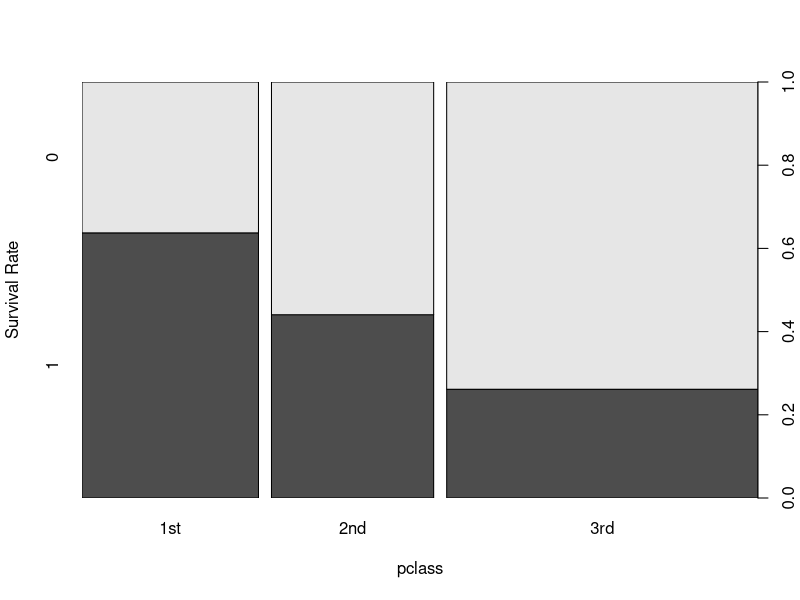
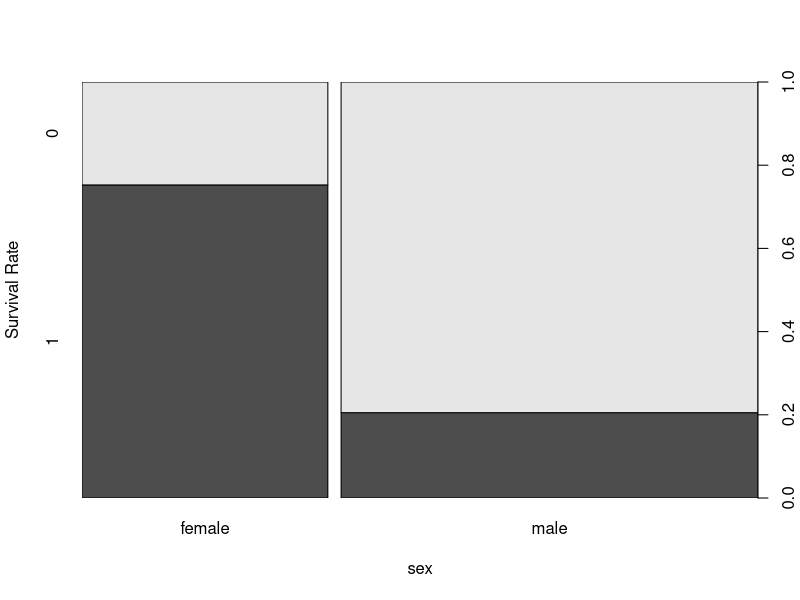

Reproduce these figures in R, in order. (Note: this script raises an error after producing the figures.)
## ---- chunk 1
??titanic

library(earth)

data(etitanic)

?etitanic
## ---- chunk 2
summary(etitanic)

with(etitanic, table(survived))
with(etitanic, table(survived, pclass))

surv_count <- with(etitanic, table(survived))
surv_by_class_count <- with(etitanic, table(survived, pclass))

prop.table(surv_count)
prop.table(surv_by_class_count, margin=1)
prop.table(surv_by_class_count, margin=2)

with(etitanic, plot(pclass, as.factor(survived), xlab="pclass"
                    , ylab="Survival Rate"))

with(etitanic, plot(sex, as.factor(survived), xlab="sex"
                    , ylab="Survival Rate"))
## ---- chunk 3
etitanic$survived_d <- as.factor(ifelse(etitanic$survived == 1, 'Alive', 'Dead'))

etitanic$survived_d <- relevel(etitanic$survived_d, ref='Dead')

summary(etitanic)

table(etitanic$survived)

etitanic2 <- subset(etitanic, select=-c(survived))

summary(etitanic2)
## ---- chunk 4
library(caret)

set.seed(1234)
training <- createDataPartition(etitanic2$survived_d, p = 0.7, list=FALSE)

trainData <- etitanic2[training,]
testData <- etitanic2[-training,]
## ---- chunk 5
fitControl <- trainControl(method="cv", classProbs = TRUE, summaryFunction = twoClassSummary)
perfmetric <- "ROC"
## ---- chunk 6
## logistic regression
set.seed(1234)
logit.mod <- train(survived_d ~ ., data=trainData, trControl=fitControl, method="glm", metric=perfmetric)

## MARS
set.seed(1234)
earth.mod <- train(survived_d ~ ., data=trainData, trControl=fitControl, method="earth", metric=perfmetric)

## CART
set.seed(1234)
cart.mod <- train(survived_d ~ ., data=trainData, trControl=fitControl, method="rpart", metric=perfmetric)

## Random Forest
set.seed(1234)
rf.mod <- train(survived_d ~ ., data=trainData, trControl=fitControl, method="rf", metric=perfmetric)

## Gradient Boosting
set.seed(1234)
boosting.mod <- train(survived_d ~ ., data=trainData, trControl=fitControl, method="xgbTree", metric=perfmetric)

### 7. pick the best algo -----

preds_testData <- predict(list(logit=logit.mod, MARS=earth.mod, CART=cart.mod, RF=rf.mod, Boosting=boosting.mod), newdata=testData
                          ,type="prob")

str(preds_testData)

keepOnlyAlive <- function(df){
  keep <- df$Alive
  return(keep)
}

preds_testData_filt <- lapply(preds_testData, keepOnlyAlive)

preds_testData_df <- as.data.frame(preds_testData_filt)

str(preds_testData_df)

library(caTools)

allMods <- colAUC(preds_testData_df, testData$survived_d, plotROC = TRUE)

allMods
## ---- chunk 7
set.seed(1234)
final.boosting.mod <- train(survived_d ~ ., data=etitanic2, trControl=fitControl, method="xgbTree", metric=perfmetric)
varImp(final.boosting.mod)
## ---- chunk 8
set.seed(1234)
final.logit.mod <- train(survived_d ~ ., data=etitanic2, trControl=fitControl, method="glm", metric=perfmetric)
varImp(final.logit.mod)
summary(final.logit.mod$finalModel)
